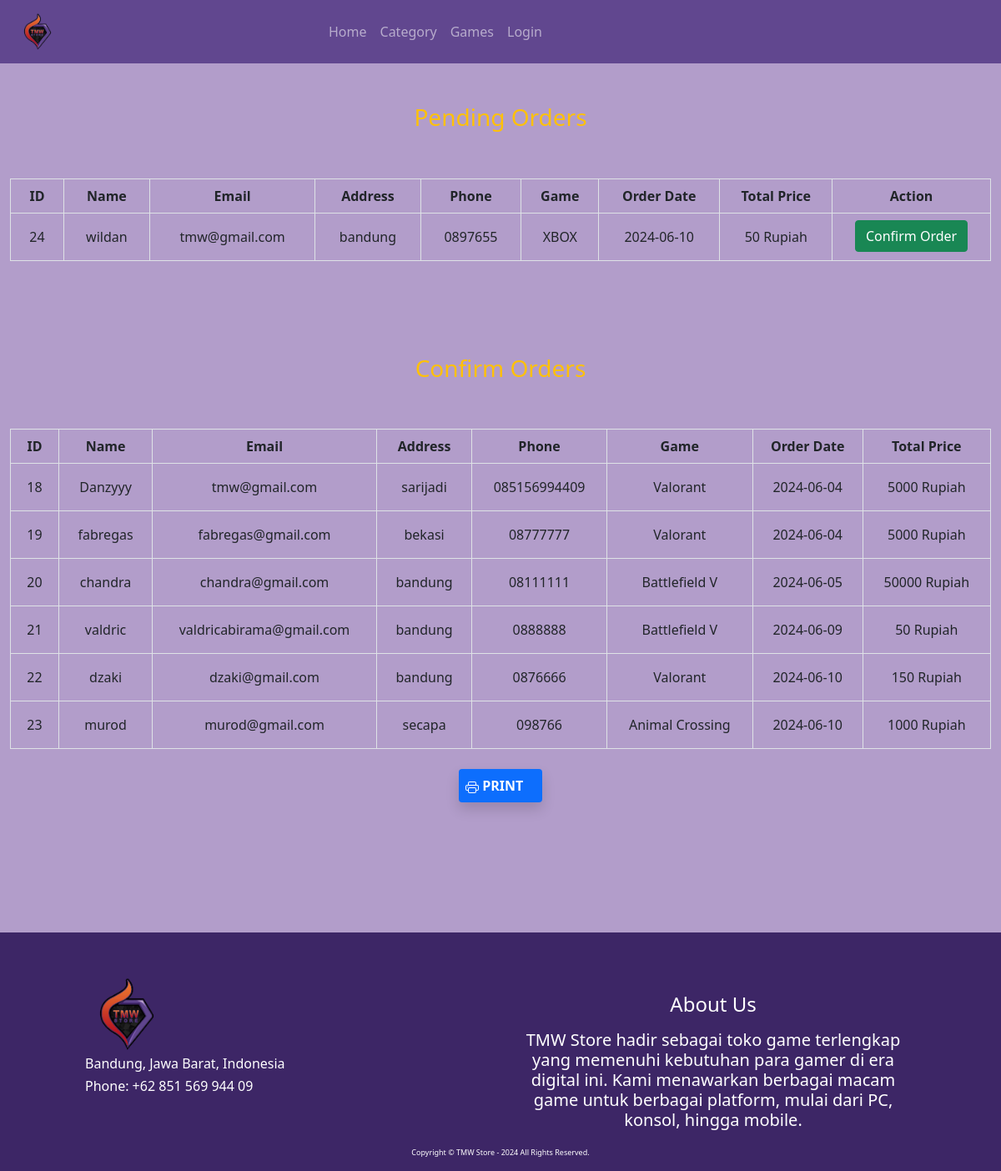
The app's page /admin/order.php with its own data.
### tables this page shows
CREATE TABLE `orders` (
  `id` int NOT NULL,
  `customer_name` varchar(255) NOT NULL,
  `customer_email` varchar(255) NOT NULL,
  `customer_phone` char(12) NOT NULL,
  `customer_address` varchar(255) NOT NULL,
  `game` varchar(255) NOT NULL,
  `order_date` date NOT NULL,
  `total_price` int NOT NULL,
  `status` varchar(255) NOT NULL
);

### admin/order.php (the view, shortened to what this page needs)
<?php
    include ('includes/header.php');
    require ('../functions.php');
 ?>
<!DOCTYPE html>
<html lang="en">
<body>
    <div class="container-fluid " style="padding-bottom: 100px; background-color:#b29dca;">
        <div class="team-table text-warning">
         <div class="title text-center mb-1">
             <h3 class= "font-weight bolder py-5">Pending Orders</h3>
         </div>
     <table class="table table-bordered text-center text-dark">
         <thead class="thead">
             <tr>
                 <th>ID</th>
                 <th>Name</th>
                 <th>Email</th>
                 <th>Address</th>
                 <th>Phone</th>
                 <th>Game</th>
                 <th>Order Date</th>
                 <th>Total Price</th>
                 <th>Action</th>
             </tr>
         </thead>
         <tbody>
            <?php
                    $sql= 'SELECT * FROM orders where status ="pending"';
                    $result = mysqli_query($conn, $sql);
                        while ($orders = mysqli_fetch_array($result)) {?>
                        <tr>
                            <td class="p-3"><?= "$orders[id]"; ?></td>
                            <td class="p-3"><?= "$orders[customer_name]"; ?></td>
                            <td class="p-3"><?= "$orders[customer_email]"; ?></td>
                            <td class="p-3"><?= "$orders[customer_address]"; ?></td>
                            <td class="p-3">0<?= "$orders[customer_phone]"; ?></td>
                            <td class="p-3"><?= "$orders[game]"; ?></td>
                            <td class="p-3"><?= "$orders[order_date]"; ?></td>
                            <td class="p-3"><?= "$orders[total_price]"; ?> Rupiah</td>
                            <td class="float-left">
                            <a class="btn btn-success" href="order_backend.php?id=<?= $orders['id']; ?> & title=<?= $orders['game']; ?>">Confirm Order</a>
                             </td>
                        </tr>
                <?php
                    }
                ?>
         </tbody>
     </table>
   <div class="pt-5 mb-5">
   <div class="title text-center mb-1">
             <h3 class= "font-weight bolder py-5">Confirm Orders</h3>
         </div>
     <table class="table table-bordered text-center text-dark">
         <thead class="thead">
             <tr>
                 <th>ID</th>
                 <th>Name</th>
                 <th>Email</th>
                 <th>Address</th>
                 <th>Phone</th>
                 <th>Game</th>
                 <th>Order Date</th>
                 <th>Total Price</th>
             </tr>
         </thead>
         <tbody>
         <?php
                    $sql= 'SELECT * FROM orders where status ="confirm"';
                    $result = mysqli_query($conn, $sql);
                        while ($orders = mysqli_fetch_array($result)) {?>
                        <tr>
                            <td class="p-3"><?= "$orders[id]"; ?></td>
                            <td class="p-3"><?= "$orders[customer_name]"; ?></td>
                            <td class="p-3"><?= "$orders[customer_email]"; ?></td>
                            <td class="p-3"><?= "$orders[customer_address]"; ?></td>
                            <td class="p-3">0<?= "$orders[customer_phone]"; ?></td>
                            <td class="p-3"><?= "$orders[game]"; ?></td>
                            <td class="p-3"><?= "$orders[order_date]"; ?></td>
                            <td class="p-3"><?= "$orders[total_price]"; ?> Rupiah</td>
                        </tr>
                <?php
                    }
                ?>
         </tbody>
     </table>
     <div class="row d-flex justify-content-center">
     <a href="../print.php" class="bg-primary rounded shadow fw-bold text-white p-2 m-2 text-decoration-none" style="width: 100px">   PRINT</a>
     </div>
        </div>
    </div>
</div>
<?php
    include ('includes/footer.php');
 ?>
</body>
</html>

### records on screen
orders: id "24", customer_name "wildan", customer_email "tmw@gmail.com", customer_address "bandung", customer_phone "897655", game "XBOX", order_date "2024-06-10", total_price "50"
orders: id "18", customer_name "Danzyyy", customer_email "tmw@gmail.com", customer_address "sarijadi", customer_phone "85156994409", game "Valorant", order_date "2024-06-04", total_price "5000"
orders: id "19", customer_name "fabregas", customer_email "fabregas@gmail.com", customer_address "bekasi", customer_phone "8777777", game "Valorant", order_date "2024-06-04", total_price "5000"
orders: id "20", customer_name "chandra", customer_email "chandra@gmail.com", customer_address "bandung", customer_phone "8111111", game "Battlefield V", order_date "2024-06-05", total_price "50000"
orders: id "21", customer_name "valdric", customer_email "valdricabirama@gmail.com", customer_address "bandung", customer_phone "888888", game "Battlefield V", order_date "2024-06-09", total_price "50"
orders: id "22", customer_name "dzaki", customer_email "dzaki@gmail.com", customer_address "bandung", customer_phone "876666", game "Valorant", order_date "2024-06-10", total_price "150"
orders: id "23", customer_name "murod", customer_email "murod@gmail.com", customer_address "secapa", customer_phone "98766", game "Animal Crossing", order_date "2024-06-10", total_price "1000"
